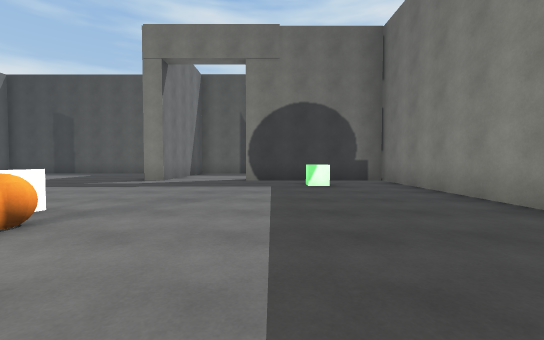
[1] (above)

21 first-person views from a walk through a Unity game level. The camera is 1.2 m above the floor, tilts 2° down and sees 90° across. The floor is counted in squares, 2 m on a side. Each view is taken from the middle of a square. On the plan, view 1 faces up. The plan holds only what a view shows up to about 9 squares ahead; the rest is blank. The place goes on beyond the plan. The player character is not drawn. Surface patterns are stand-ins for the level's own textures.

[2]
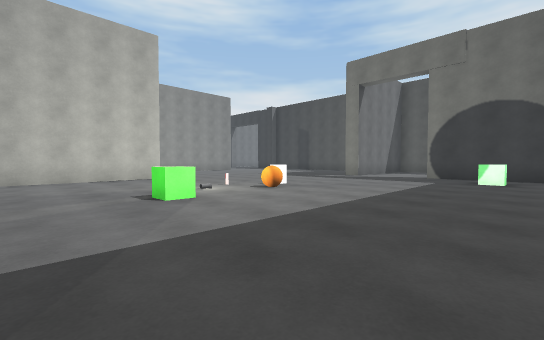

[3]
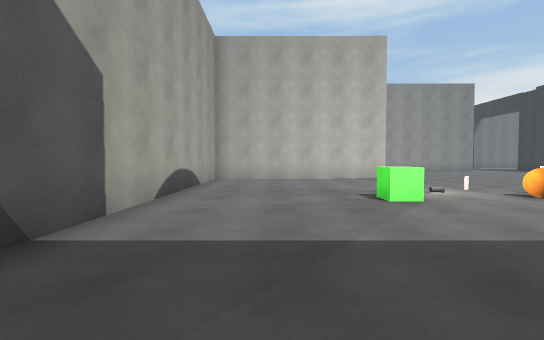

[4]
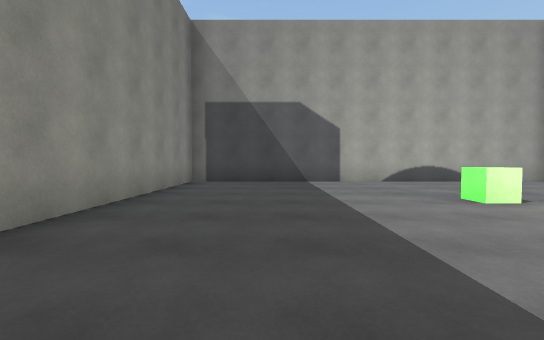

[5]
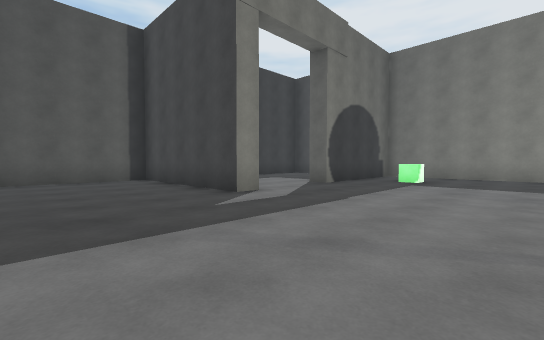

[6]
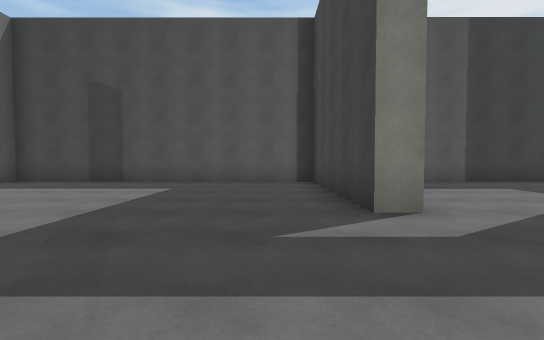

[7]
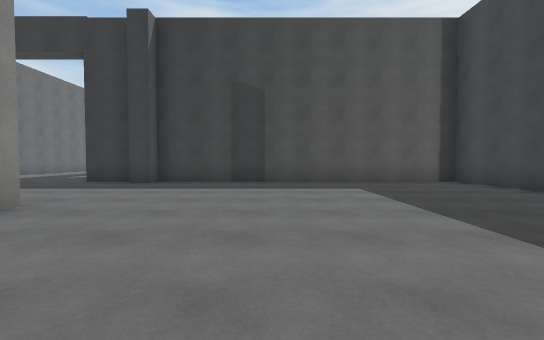

[8]
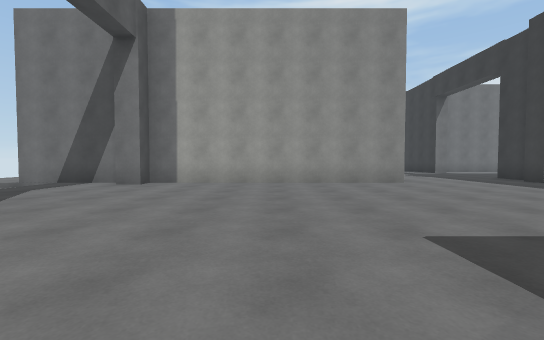

[9]
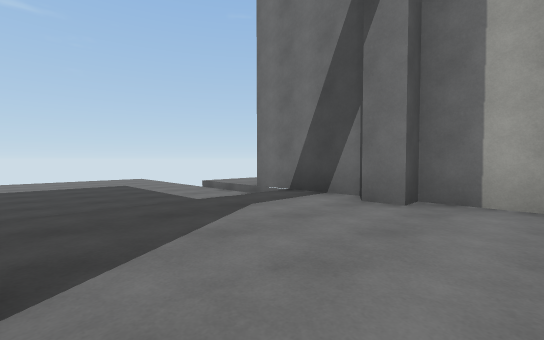

[10]
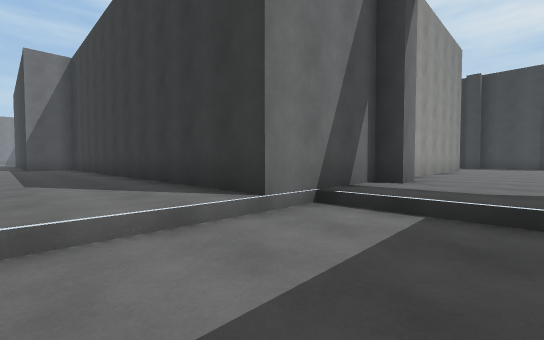

[11]
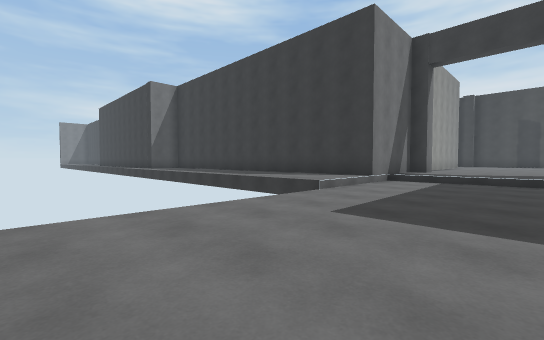

[12]
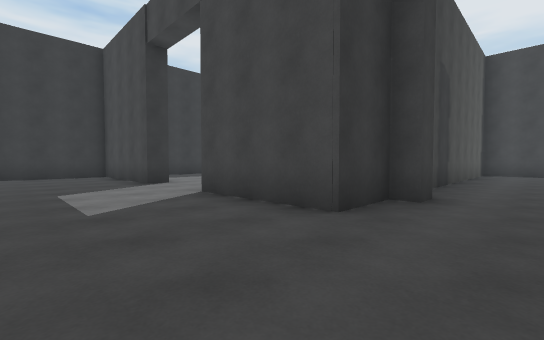

[13]
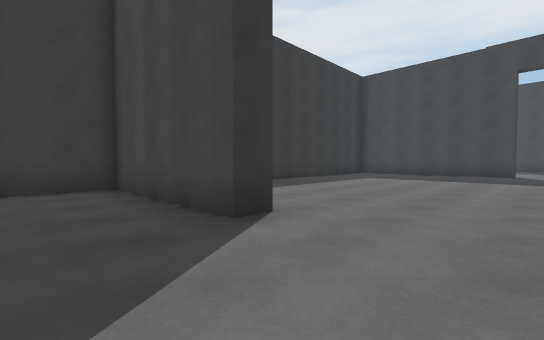

[14]
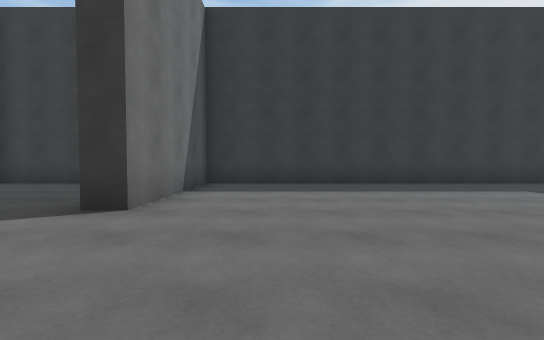

[15]
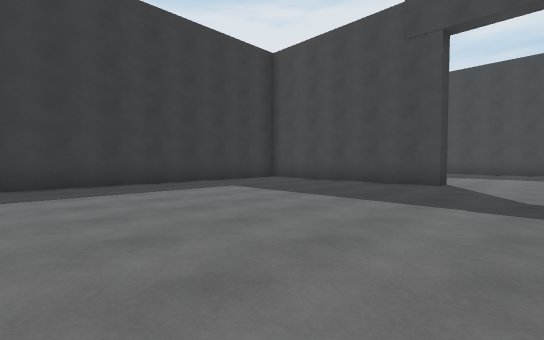

[16]
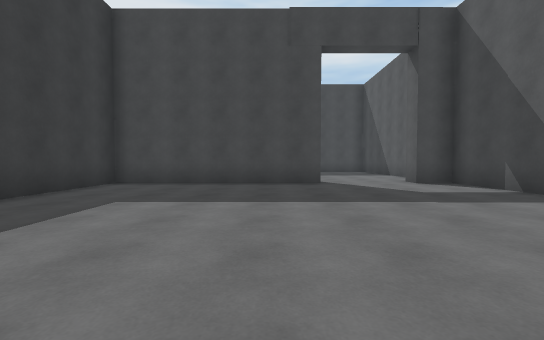

[17]
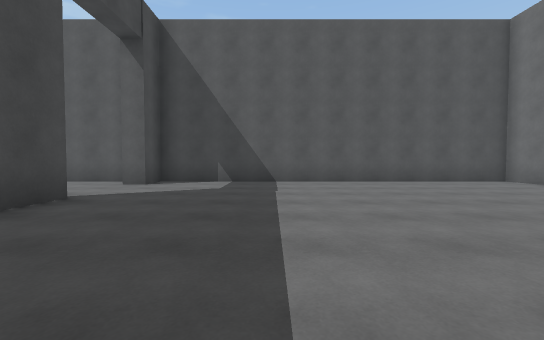

[18]
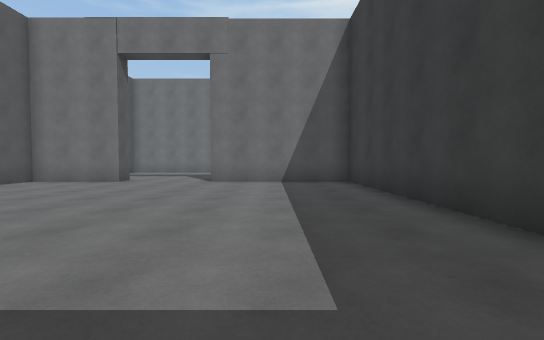

[19]
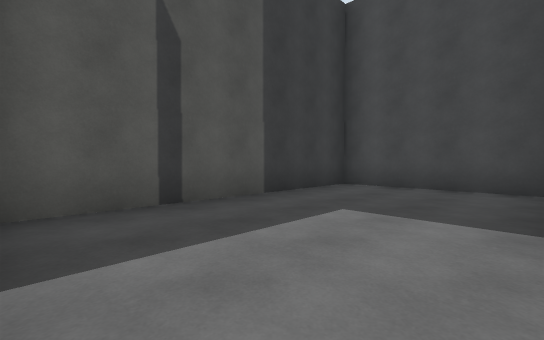

[20]
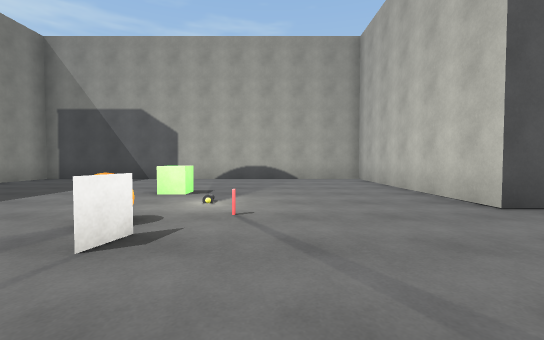

[21]
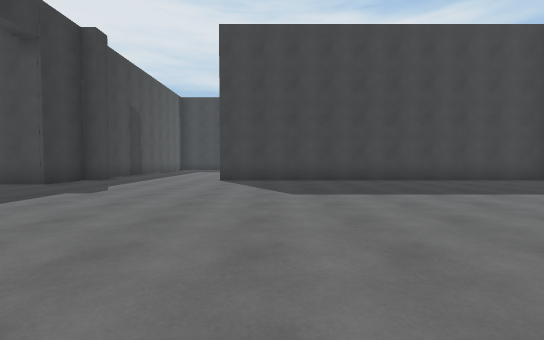

### Floor plan
Key: @ floor where view 1 was taken; # wall or solid block; . main floor; - floor 0.5 m lower than the main floor; / step, stairs or slope; C green cube; O other object.
Columns run from 21 left of view 1 to 4 right of it. Each row starts with its distance up from view 1.
 23   ################
 22   .....#.........#
 21    ....#.........#
 20     ...#.........#
 19     ...#.........#
 18     .............#
 17     .............#...
 16     ..................
 15     ...#..............
 14     ...#.........#..
 13     ...###################
 12     .............#.......#
 11     .............#.......#
 10    ..............#.......#
  9   ...............#.......#
  8  .......#............#####
  7 ........#................#
  6  .......#.............C..#
  5   ......#................#
  4    .....#................#
  3     ....#.........#......#
  2      ...#..........O.....#
  1       ..##....#..........#
  0        .#.....#....C.@...#
 -1         #/////#..........#
 -2 #########-----#..........#
 -3 .........-----#..........#
 -4 .........-----############
 -5          -----
 -6          -----
 -7          -----
 -8          -----
 -9          ----

Where each view was taken, in squares from view 1:
view 1: 0 up, 0 right, facing up
view 2: 2 down, 2 right, facing up-left
view 3: 2 down, 2 right, facing left
view 4: 4 up, 1 right, facing down
view 5: 4 up, 7 left, facing up-right
view 6: 5 up, 5 left, facing up
view 7: 5 up, 9 left, facing up
view 8: 5 up, 5 left, facing left
view 9: 3 up, 8 left, facing down-left
view 10: 4 down, 10 left, facing up-left
view 11: 9 down, 9 left, facing up-left
view 12: 11 up, 17 left, facing up-right
view 13: 16 up, 16 left, facing up-right
view 14: 15 up, 12 left, facing up
view 15: 15 up, 11 left, facing up-right
view 16: 18 up, 11 left, facing right
view 17: 21 up, 7 left, facing down
view 18: 20 up, 6 left, facing left
view 19: 9 up, 3 left, facing up-right
view 20: 5 up, 4 left, facing down
view 21: 7 up, 21 left, facing right
